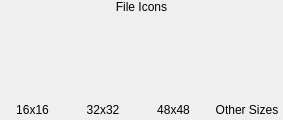
<?xml version="1.0" encoding="UTF-8"?>
<ui version="4.0">
 <class>FileIconWidget</class>
 <widget class="QWidget" name="FileIconWidget">
  <property name="geometry">
   <rect>
    <x>0</x>
    <y>0</y>
    <width>283</width>
    <height>120</height>
   </rect>
  </property>
  <property name="windowTitle">
   <string/>
  </property>
  <layout class="QGridLayout" name="gridLayout" rowstretch="0,0,0">
   <property name="leftMargin">
    <number>0</number>
   </property>
   <property name="topMargin">
    <number>0</number>
   </property>
   <property name="rightMargin">
    <number>0</number>
   </property>
   <property name="bottomMargin">
    <number>0</number>
   </property>
   <property name="spacing">
    <number>5</number>
   </property>
   <item row="1" column="0">
    <widget class="QLabel" name="icon16">
     <property name="minimumSize">
      <size>
       <width>0</width>
       <height>64</height>
      </size>
     </property>
     <property name="text">
      <string/>
     </property>
     <property name="alignment">
      <set>Qt::AlignCenter</set>
     </property>
    </widget>
   </item>
   <item row="1" column="1">
    <widget class="QLabel" name="icon32">
     <property name="minimumSize">
      <size>
       <width>0</width>
       <height>64</height>
      </size>
     </property>
     <property name="text">
      <string/>
     </property>
     <property name="alignment">
      <set>Qt::AlignCenter</set>
     </property>
    </widget>
   </item>
   <item row="1" column="2">
    <widget class="QLabel" name="icon48">
     <property name="minimumSize">
      <size>
       <width>0</width>
       <height>64</height>
      </size>
     </property>
     <property name="text">
      <string/>
     </property>
     <property name="alignment">
      <set>Qt::AlignCenter</set>
     </property>
    </widget>
   </item>
   <item row="2" column="0">
    <widget class="QLabel" name="label_2">
     <property name="minimumSize">
      <size>
       <width>0</width>
       <height>20</height>
      </size>
     </property>
     <property name="maximumSize">
      <size>
       <width>16777215</width>
       <height>20</height>
      </size>
     </property>
     <property name="text">
      <string>16x16</string>
     </property>
     <property name="alignment">
      <set>Qt::AlignCenter</set>
     </property>
    </widget>
   </item>
   <item row="2" column="1">
    <widget class="QLabel" name="label_3">
     <property name="minimumSize">
      <size>
       <width>0</width>
       <height>20</height>
      </size>
     </property>
     <property name="maximumSize">
      <size>
       <width>16777215</width>
       <height>20</height>
      </size>
     </property>
     <property name="text">
      <string>32x32</string>
     </property>
     <property name="alignment">
      <set>Qt::AlignCenter</set>
     </property>
    </widget>
   </item>
   <item row="2" column="2">
    <widget class="QLabel" name="label_4">
     <property name="minimumSize">
      <size>
       <width>0</width>
       <height>20</height>
      </size>
     </property>
     <property name="maximumSize">
      <size>
       <width>16777215</width>
       <height>20</height>
      </size>
     </property>
     <property name="text">
      <string>48x48</string>
     </property>
     <property name="alignment">
      <set>Qt::AlignCenter</set>
     </property>
    </widget>
   </item>
   <item row="2" column="3">
    <widget class="QLabel" name="label_5">
     <property name="text">
      <string>Other Sizes</string>
     </property>
     <property name="alignment">
      <set>Qt::AlignCenter</set>
     </property>
    </widget>
   </item>
   <item row="0" column="0" colspan="4">
    <widget class="QLabel" name="label">
     <property name="maximumSize">
      <size>
       <width>16777215</width>
       <height>20</height>
      </size>
     </property>
     <property name="text">
      <string>File Icons</string>
     </property>
     <property name="alignment">
      <set>Qt::AlignCenter</set>
     </property>
    </widget>
   </item>
   <item row="1" column="3">
    <widget class="QListWidget" name="sizeList">
     <property name="minimumSize">
      <size>
       <width>0</width>
       <height>64</height>
      </size>
     </property>
     <property name="maximumSize">
      <size>
       <width>72</width>
       <height>16777215</height>
      </size>
     </property>
     <property name="styleSheet">
      <string notr="true">QListWidget {
	background-color: transparent;
}</string>
     </property>
     <property name="frameShape">
      <enum>QFrame::NoFrame</enum>
     </property>
     <property name="frameShadow">
      <enum>QFrame::Plain</enum>
     </property>
     <property name="horizontalScrollBarPolicy">
      <enum>Qt::ScrollBarAlwaysOff</enum>
     </property>
     <property name="autoScroll">
      <bool>false</bool>
     </property>
     <property name="editTriggers">
      <set>QAbstractItemView::NoEditTriggers</set>
     </property>
     <property name="selectionMode">
      <enum>QAbstractItemView::NoSelection</enum>
     </property>
     <property name="horizontalScrollMode">
      <enum>QAbstractItemView::ScrollPerPixel</enum>
     </property>
    </widget>
   </item>
  </layout>
 </widget>
 <resources/>
 <connections/>
</ui>
